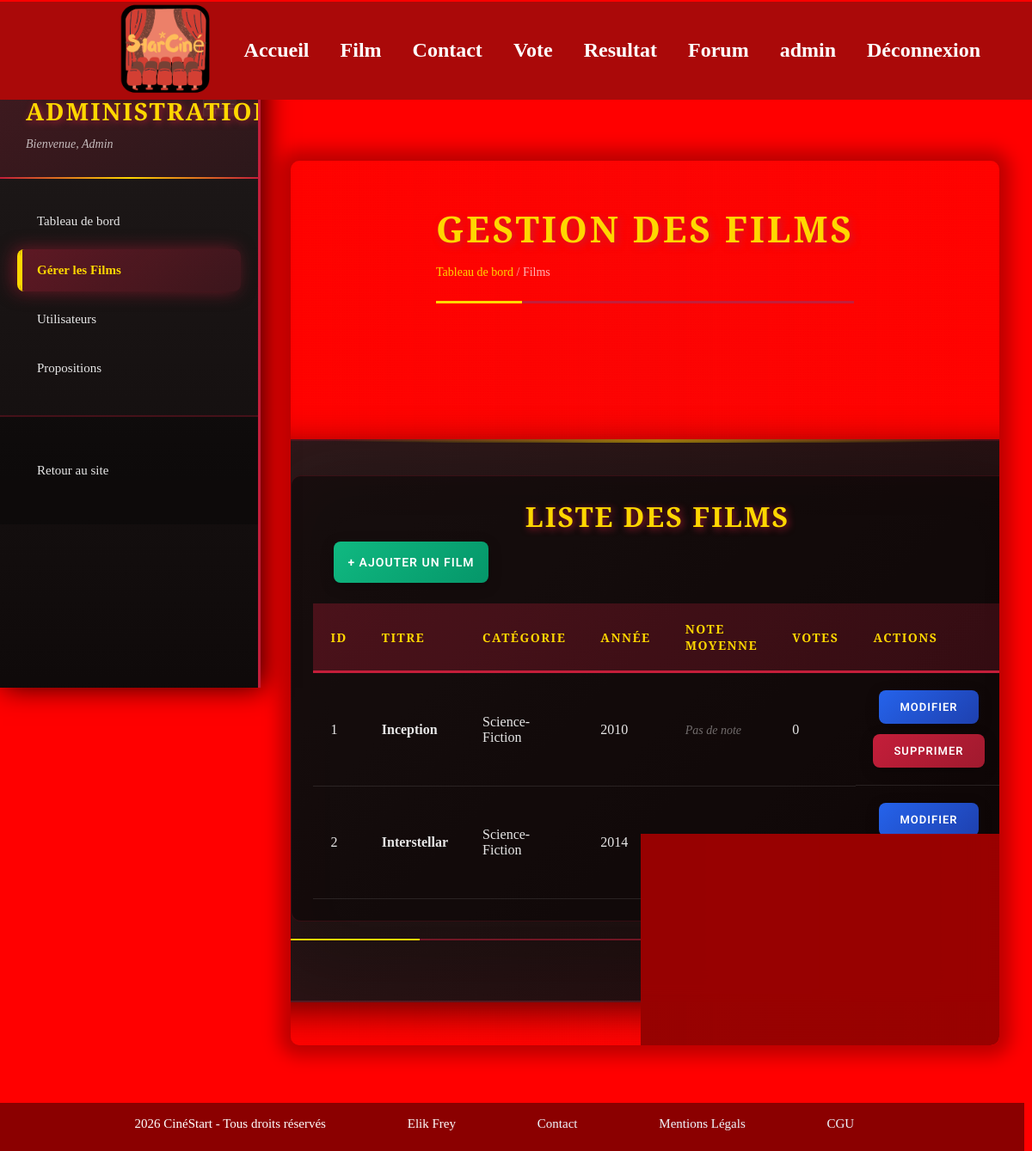
The page /index.php?action=admin_list_films (signed in) on the database its author committed.
### tables this page shows
CREATE TABLE IF NOT EXISTS `film` (
  `id_film` int NOT NULL AUTO_INCREMENT,
  `titre` varchar(255) NOT NULL,
  `synopsis` text NOT NULL,
  `duree` int NOT NULL COMMENT 'Durée en minutes',
  `bandeannonce` varchar(255) DEFAULT NULL COMMENT 'URL de la bande annonce',
  `datediffusion` date DEFAULT NULL,
  `categorie` varchar(100) DEFAULT NULL,
  `annee` int DEFAULT NULL,
  PRIMARY KEY (`id_film`),
  KEY `idx_film_titre` (`titre`(250))
);

### src/Controller/Admin/AdminFilmController.php (called while the page is built, shortened)
<?php
require_once ROOT_DIR . 'src/Repository/AdminRepository.php';
require_once ROOT_DIR . 'src/Service/AdminFilmService.php';
class AdminFilmController
{
    private AdminFilmService $filmService;
    public function __construct()
    {
        $repository = new AdminRepository();
        $this->filmService = new AdminFilmService($repository);
    }
    public function listFilms(): void
    {
        $films = $this->filmService->getAllFilms();
        require ROOT_DIR . 'views/layout/header.php';
        require ROOT_DIR . 'views/admin/film_list.php';
    }
}

### src/Database/DBConnection.php (called while the page is built)
<?php
class DBConnection {
    private static $instance = null;
    private $pdo;
    private $host = 'localhost';
    private $db   = 'cinema';
    private $user = 'root';
    private $pass = '';
    private $charset = 'utf8mb4';
    private function __construct() {
        $dsn = "mysql:host={$this->host};dbname={$this->db};charset={$this->charset}";
        $options = [
            PDO::ATTR_ERRMODE            => PDO::ERRMODE_EXCEPTION,
            PDO::ATTR_DEFAULT_FETCH_MODE => PDO::FETCH_ASSOC,
            PDO::ATTR_EMULATE_PREPARES   => false,
        ];
        try {
            $this->pdo = new PDO($dsn, $this->user, $this->pass, $options);
        } catch (\PDOException $e) {
            die("Erreur de connexion à la base de données : " . $e->getMessage() . " Vérifiez vos identifiants dans DBConnection.php");
        }
    }
    public static function getInstance(): DBConnection {
        if (self::$instance === null) {
            self::$instance = new DBConnection();
        }
        return self::$instance;
    }
    public function getPDO(): PDO {
        return $this->pdo;
    }
}
?>

### src/Service/AdminFilmService.php (called while the page is built, shortened)
<?php
class AdminFilmService
{
    private IAdminRepository $repository;
    public function __construct(IAdminRepository $repository)
    {
        $this->repository = $repository;
    }
    public function getAllFilms(): array
    {
        return $this->repository->getFilmsWithRatings();
    }
}

### src/Repository/AdminRepository.php (called while the page is built, shortened)
<?php
require_once ROOT_DIR . 'src/Database/DBConnection.php';
class AdminRepository implements IAdminRepository
{
    private PDO $db;
    public function __construct()
    {
        $this->db = DBConnection::getInstance()->getPDO();
    }
    public function getFilmsWithRatings(): array
    {
        $sql = "
            SELECT f.id_film, f.titre, f.categorie, f.annee, f.synopsis, f.bandeannonce,
                   ROUND(AVG(n.valeur), 1) AS note_moyenne,
                   COUNT(n.id_note) AS nb_votes
            FROM film f
            LEFT JOIN note n ON n.id_film = f.id_film
            GROUP BY f.id_film
            ORDER BY f.titre
        ";
        $films = $this->db->query($sql)->fetchAll(PDO::FETCH_ASSOC);
        return $films;
    }
    public function getFilmImagePath(int $filmId): ?string
    {
        $imageDir = ROOT_DIR . 'public/image/';
        $extensions = ['jpg', 'jpeg', 'png', 'gif', 'webp'];
        foreach ($extensions as $ext) {
            $fileName = "film_{$filmId}.{$ext}";
            $filePath = $imageDir . $fileName;
        }
        return null;
    }
}

### views/admin/film_list.php (the view, shortened to what this page needs)
<?php require ROOT_DIR . 'views/layout/header.php'; ?>
<div class="admin-container">
    <aside class="sidebar">
        <div class="sidebar-header">
            <h2>Administration</h2>
            <p class="admin-welcome">Bienvenue, <?php echo htmlspecialchars($_SESSION['user_email'] ?? 'Admin'); ?></p>
        </div>
        <nav class="sidebar-nav">
            <a href="<?php echo ROOT_PATH; ?>index.php?action=admin_dashboard" class="nav-link">
                Tableau de bord
            </a>
            <a href="<?php echo ROOT_PATH; ?>index.php?action=admin_list_films" class="nav-link active">
                Gérer les Films
            </a>
            <a href="<?php echo ROOT_PATH; ?>index.php?action=admin_users" class="nav-link">
                Utilisateurs
            </a>
            <a href="<?php echo ROOT_PATH; ?>index.php?action=admin_propositions" class="nav-link">
                Propositions
            </a>
        </nav>
        <div class="sidebar-footer">
            <a href="<?php echo ROOT_PATH; ?>index.php?action=home" class="nav-link">
                Retour au site
            </a>
        </div>
    </aside>
    <main class="content">
        <div class="content-header">
            <h1>Gestion des Films</h1>
            <div class="breadcrumb">
                <a href="<?php echo ROOT_PATH; ?>index.php?action=admin_dashboard">Tableau de bord</a> /
                <span>Films</span>
            </div>
        </div>
        <section class="admin-section">
            <div class="section-header">
            <div class="table-container">
                <h2>Liste des Films</h2>
                <a href="<?php echo ROOT_PATH; ?>index.php?action=admin_add_film" class="btn-add">
                    + Ajouter un film
                </a>
                <table class="data-table">
                    <thead>
                        <tr>
                            <th>ID</th>
                            <th>Titre</th>
                            <th>Catégorie</th>
                            <th>Année</th>
                            <th>Note moyenne</th>
                            <th>Votes</th>
                            <th>Actions</th>
                        </tr>
                    </thead>
                    <tbody>
                        <?php if (empty($films)): ?>
                            <tr>
                                <td colspan="7" style="text-align: center; padding: 40px;">
                                    Aucun film enregistré.
                                </td>
                            </tr>
                        <?php else: ?>
                            <?php foreach ($films as $film): ?>
                                <tr>
                                    <td><?php echo htmlspecialchars($film['id_film'] ?? ''); ?></td>
                                    <td><strong><?php echo htmlspecialchars($film['titre'] ?? ''); ?></strong></td>
                                    <td><?php echo htmlspecialchars($film['categorie'] ?? 'N/A'); ?></td>
                                    <td><?php echo htmlspecialchars($film['annee'] ?? 'N/A'); ?></td>
                                    <td>
                                        <?php if (isset($film['note_moyenne']) && $film['note_moyenne'] != null): ?>
                                            <span class="rating"><?php echo number_format($film['note_moyenne'], 1); ?>/5</span>
                                        <?php else: ?>
                                            <span class="no-rating">Pas de note</span>
                                        <?php endif; ?>
                                    </td>
                                    <td><?php echo htmlspecialchars($film['nb_votes'] ?? 0); ?></td>
                                    <td class="actions-cell">
                                        <a href="<?php echo ROOT_PATH; ?>index.php?action=admin_edit_film&id=<?php echo $film['id_film']; ?>" class="btn-edit">
                                            Modifier
                                        </a>
                                        <a href="<?php echo ROOT_PATH; ?>index.php?action=admin_delete_film&id=<?php echo $film['id_film']; ?>"
                                           class="btn-delete"
                                           onclick="return confirm('Êtes-vous sûr de vouloir supprimer ce film ?');">
                                            Supprimer
                                        </a>
                                    </td>
                                </tr>
                            <?php endforeach; ?>
                        <?php endif; ?>
                    </tbody>
                </table>
            </div>
            </div>
        </section>
    </main>
</div>
<?php require ROOT_DIR . 'views/layout/footer.php'; ?>

### public/pa.css (style rules this page uses)
body { background-size: cover; background-position: center; background-repeat: no-repeat; background-color: black; }
.index { background-image: url('image/cine.jpg'); background-size: cover; }
h1 { margin-left: 1%; color:white; }
h2 { color:white; font-size: 30px; margin: 2% 0% 2% 1%; }
p { color:white; font-size: 20px; margin: 1% 0% 0% 11%; }
section { display: flex; width: 90%; height: 200px; background-color: #00000085; border-radius: 9px; margin-top: 20px; margin-left: 4%; }
main { background-color: #ffffffa1; width: 37%; border-radius: 10px; display: flex; flex-direction: column; align-items: center; margin: 7% 0% 0% 35% ; }

### public/resultat.css (style rules this page uses)
body { background: #f2f2f2; padding: 30px; }
h1, h2 { text-align: center; }

### public/forum.css (style rules this page uses)
h2 { color: black; }

### public/contact.css (style rules this page uses)
h2 { color: #ffffff; font-size: 30px; margin: 2% 0% 2% 1%; }

### public/inscription.css (style rules this page uses)
a { text-decoration: none; color: aliceblue; }
main { background-color: rgba(0, 0, 0, 0.6); width: 50%; border-radius: 10px; display: flex; flex-direction: column; align-items: center; margin: 7% 0% 0% 27% ; box-shadow: 0px 0px 20px 13px rgb(189 0 0); }

### public/connexion.css (style rules this page uses)
main { background-color: rgba(0, 0, 0, 0.6); width: 50%; border-radius: 10px; display: flex; flex-direction: column; align-items: center; margin: 7% 0% 0% 27% ; box-shadow: 0px 0px 20px 13px rgb(189 0 0); }

### public/condigene.css (style rules this page uses)
body { background-color: red; }

### public/mentions.css (style rules this page uses)
body { background-color: red; }

### public/cgu.css (style rules this page uses)
body { background-color: red; }

### rows shown on the page
film: id_film "1", titre "Inception", categorie "Science-Fiction", annee "2010", shows "Pas de note", nb_votes "0"
film: id_film "2", titre "Interstellar", categorie "Science-Fiction", annee "2014"

### other values the page prints
$_SESSION['user_email'] "Admin"
